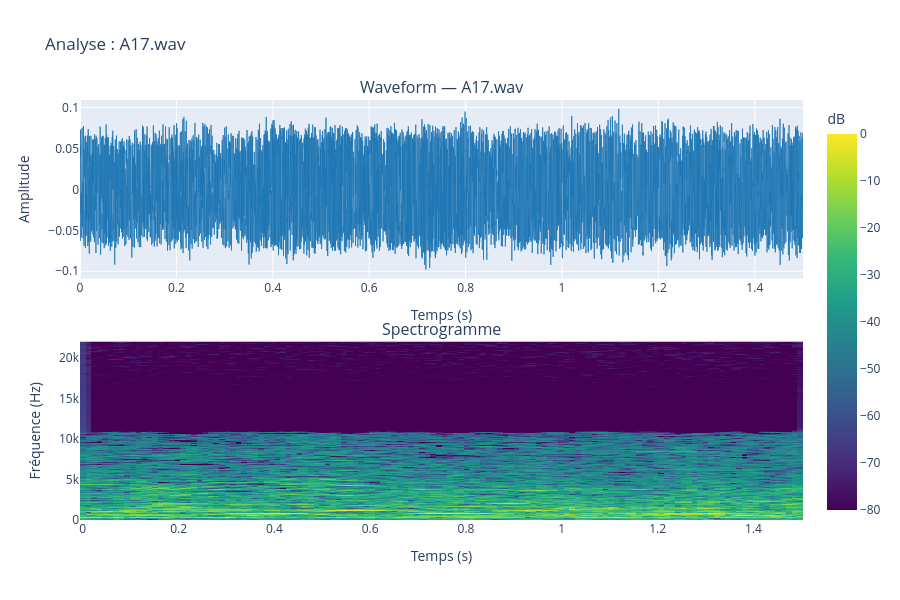

Notebook code cell kept with this figure:
### Code cell
import librosa
import numpy as np
import plotly.graph_objects as go
from plotly.subplots import make_subplots

def show_sound_details(filename):
    path = df[df["file"] == filename]["audio_path"].values[0]
    y, sr = librosa.load(path, sr=None)
    
    # Waveform
    times = np.linspace(0, len(y)/sr, len(y))
    
    # Spectrogramme avec axes réels
    D = librosa.amplitude_to_db(np.abs(librosa.stft(y)), ref=np.max)
    freqs = librosa.fft_frequencies(sr=sr)
    frames = librosa.frames_to_time(np.arange(D.shape[1]), sr=sr)
    
    fig = make_subplots(rows=2, cols=1,
                        subplot_titles=(f"Waveform — {filename}", "Spectrogramme"),
                        vertical_spacing=0.15)
    
    fig.add_trace(go.Scatter(x=times, y=y, mode="lines",
                             line=dict(color="#1f77b4", width=0.8),
                             name="Amplitude"), row=1, col=1)
    
    fig.add_trace(go.Heatmap(z=D,
                             x=frames,
                             y=freqs,
                             colorscale="Viridis",
                             colorbar=dict(title="dB"),
                             name="Spectrogramme"), row=2, col=1)
    
    fig.update_layout(title=f"Analyse : {filename}", height=600, showlegend=False)
    fig.update_xaxes(title_text="Temps (s)", row=1, col=1)
    fig.update_xaxes(title_text="Temps (s)", row=2, col=1)
    fig.update_yaxes(title_text="Amplitude", row=1, col=1)
    fig.update_yaxes(title_text="Fréquence (Hz)", row=2, col=1)
    
    fig.show()

def on_file_change(change):
    if change["name"] == "value":
        show_sound_details(change["new"])

file_selector.unobserve_all()
file_selector.observe(on_file_change)
show_sound_details(file_selector.value)

### Figure 1 — Plotly figure (JSON) as saved in the notebook; plotly's stock layout.template omitted (floating-point values rounded to 4 significant figures; data arrays with more than 128 entries replaced by an {"elided": "..."} marker saying what was removed)
{"data": [{"line": {"color": "#1f77b4", "width": 0.8}, "mode": "lines", "name": "Amplitude", "type": "scatter", "x": {"elided": "66151 float values"}, "xaxis": "x", "y": {"elided": "66151 float values"}, "yaxis": "y"}, {"colorbar": {"title": {"text": "dB"}}, "colorscale": [[0, "#440154"], [0.1111, "#482878"], [0.2222, "#3e4989"], [0.3333, "#31688e"], [0.4444, "#26828e"], [0.5556, "#1f9e89"], [0.6667, "#35b779"], [0.7778, "#6ece58"], [0.8889, "#b5de2b"], [1, "#fde725"]], "name": "Spectrogramme", "type": "heatmap", "x": {"elided": "130 float values"}, "xaxis": "x2", "y": {"elided": "1025 float values"}, "yaxis": "y2", "z": {"elided": "1025x130 float values"}}], "layout": {"annotations": [{"font": {"size": 16}, "showarrow": false, "text": "Waveform — A17.wav", "x": 0.5, "xanchor": "center", "xref": "paper", "y": 1, "yanchor": "bottom", "yref": "paper"}, {"font": {"size": 16}, "showarrow": false, "text": "Spectrogramme", "x": 0.5, "xanchor": "center", "xref": "paper", "y": 0.425, "yanchor": "bottom", "yref": "paper"}], "height": 600, "showlegend": false, "title": {"text": "Analyse : A17.wav"}, "xaxis": {"anchor": "y", "domain": [0, 1], "title": {"text": "Temps (s)"}}, "xaxis2": {"anchor": "y2", "domain": [0, 1], "title": {"text": "Temps (s)"}}, "yaxis": {"anchor": "x", "domain": [0.575, 1], "title": {"text": "Amplitude"}}, "yaxis2": {"anchor": "x2", "domain": [0, 0.425], "title": {"text": "Fréquence (Hz)"}}}}
